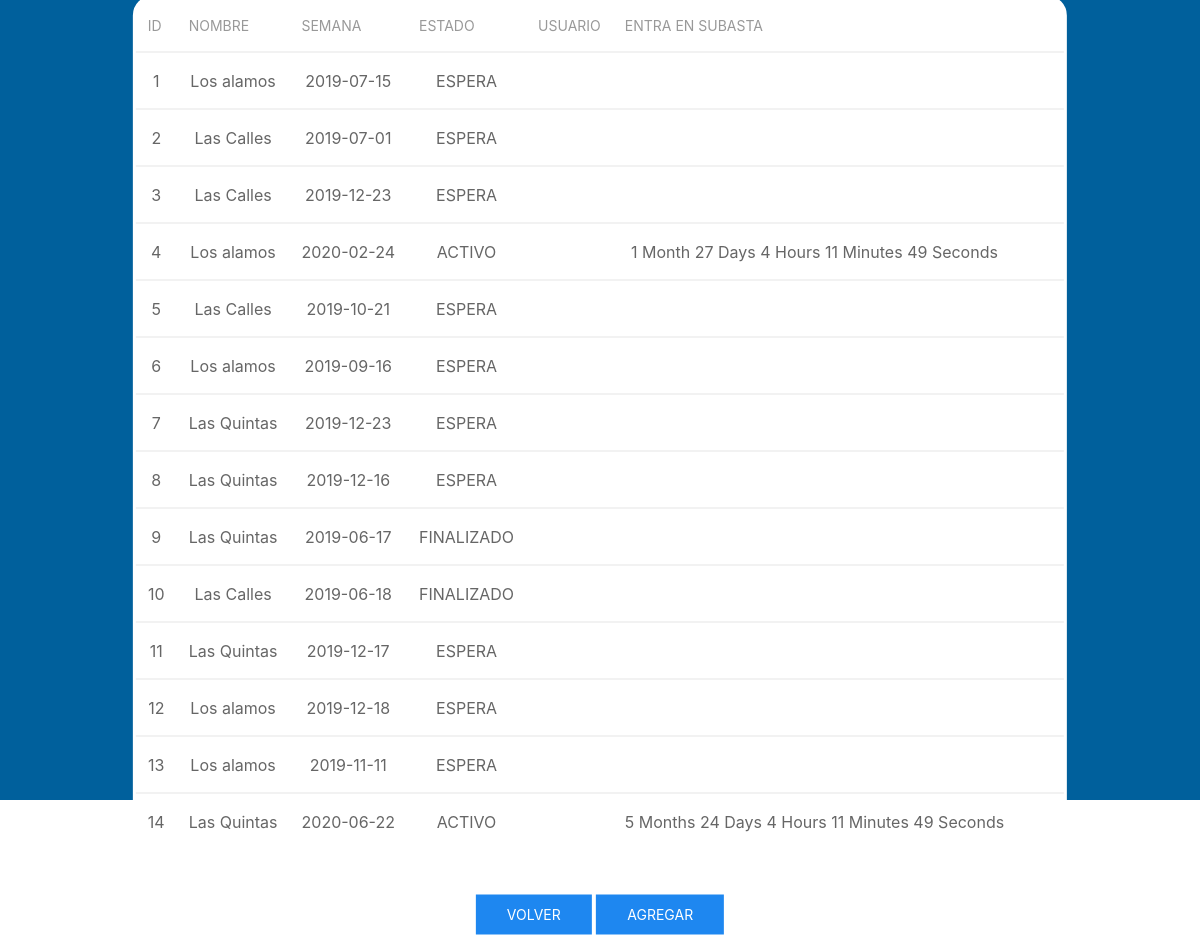
Page /HSH3/vistas/pantalla-listar-paquetes.php on the committed database.
### tables this page shows
CREATE TABLE `paquete` (
  `id` int(11) NOT NULL,
  `nombre_res` varchar(30) NOT NULL,
  `semana` date NOT NULL,
  `estado` varchar(20) NOT NULL,
  `precio_base` int(11) NOT NULL,
  `id_usuario` varchar(35) NOT NULL
);

### HSH3/vistas/pantalla-listar-paquetes.php (the view, shortened to what this page needs)
<!DOCTYPE html>
<html lang="en" dir="ltr">
  <head>
    <link rel="stylesheet" type="text/css" href="../css/uikit.min.css" />
    <link rel="stylesheet" type="text/css" href="../css/personal.css" />
  </head>
  <body class="uk-height-viewport my-background-color">
    <?php
	include('../modelos/get_format.php');
    $conexion=conectar();
    $consulta= "SELECT * FROM paquete";
    $result=mysqli_query($conexion,$consulta);
    mysqli_close($conexion);?>
    <div class="uk-position-center my-form-box">
    <table class="table table-striped uk-table uk-table-divider uk-align-center">
      <thead>
        <tr>
         <th>Id</th>
          <th>Nombre</th>
          <th>Semana</th>
          <th>Estado</th>
          <th>Usuario</th>
		  <th>Entra en subasta<th>
	  <th></th>
        </tr>
      </thead>
      <tbody>
        <?php while ($row = mysqli_fetch_array($result)){
        ?>
        <tr>
          <td><?php echo $row['id']; ?></td>
          <td><?php echo $row['nombre_res']; ?></td>
          <td><?php echo $row['semana']; ?></td>
          <td><?php echo $row['estado']; ?></td>
          <td><?php echo $row['id_usuario']; ?></td>
          <?php if ($row['estado']=='ACTIVO'){?>
		  <td><?php $date1 = new DateTime("now");
		  $dt=$row['semana'];
		 $dt_subasta=date("Y-m-d", strtotime("$dt -6 month"));
		  $date2 = new DateTime($dt_subasta);
		  $diff = $date1->diff($date2);
		  echo get_format($diff);?></td>
      <?php }?>
        <?php } ?>
        </tr>
      </tbody>
    </table>
      <div class="uk-padding-small">
        <a href="home-admin.php" class="uk-button uk-button-primary">Volver</a>
        <a href="pantalla-crear-paquete.php" class="uk-button uk-button-primary">Agregar</a>
      </div>
    </div>
  </body>
</html>

### HSH3/modelos/get_format.php
<?php
function get_format($df) {
    $str = '';
    $str .= ($df->invert == 1) ? ' - ' : '';
    if ($df->y > 0) {
        $str .= ($df->y > 1) ? $df->y . ' Years ' : $df->y . ' Year ';
    } if ($df->m > 0) {
        $str .= ($df->m > 1) ? $df->m . ' Months ' : $df->m . ' Month ';
    } if ($df->d > 0) {
        $str .= ($df->d > 1) ? $df->d . ' Days ' : $df->d . ' Day ';
    } if ($df->h > 0) {
        $str .= ($df->h > 1) ? $df->h . ' Hours ' : $df->h . ' Hour ';
    } if ($df->i > 0) {
        $str .= ($df->i > 1) ? $df->i . ' Minutes ' : $df->i . ' Minute ';
    } if ($df->s > 0) {
        $str .= ($df->s > 1) ? $df->s . ' Seconds ' : $df->s . ' Second ';
    }
    echo $str;
}
?>

### HSH3/css/personal.css (style rules this page uses)
.my-form-box { text-align: center; background-color: #FFFFFF; border: solid; border-radius: 20px; border-color: #FFFFFF; }
.my-background-color { background: rgba(0,96,156,1); }

### rows in the picture
paquete: id "1", nombre_res "Los alamos", semana "2019-07-15", estado "ESPERA"
paquete: id "2", nombre_res "Las Calles", semana "2019-07-01", estado "ESPERA"
paquete: id "3", nombre_res "Las Calles", semana "2019-12-23", estado "ESPERA"
paquete: id "4", nombre_res "Los alamos", semana "2020-02-24", estado "ACTIVO", str "1 Month 27 Days 4 Hours 11 Minutes 49 Seconds"
paquete: id "5", nombre_res "Las Calles", semana "2019-10-21", estado "ESPERA"
paquete: id "6", nombre_res "Los alamos", semana "2019-09-16", estado "ESPERA"
paquete: id "7", nombre_res "Las Quintas", semana "2019-12-23", estado "ESPERA"
paquete: id "8", nombre_res "Las Quintas", semana "2019-12-16", estado "ESPERA"
paquete: id "9", nombre_res "Las Quintas", semana "2019-06-17", estado "FINALIZADO"
paquete: id "10", nombre_res "Las Calles", semana "2019-06-18", estado "FINALIZADO"
paquete: id "11", nombre_res "Las Quintas", semana "2019-12-17", estado "ESPERA"
paquete: id "12", nombre_res "Los alamos", semana "2019-12-18", estado "ESPERA"
paquete: id "13", nombre_res "Los alamos", semana "2019-11-11", estado "ESPERA"
paquete: id "14", nombre_res "Las Quintas", semana "2020-06-22", estado "ACTIVO", str "5 Months 24 Days 4 Hours 11 Minutes 49 Seconds"
